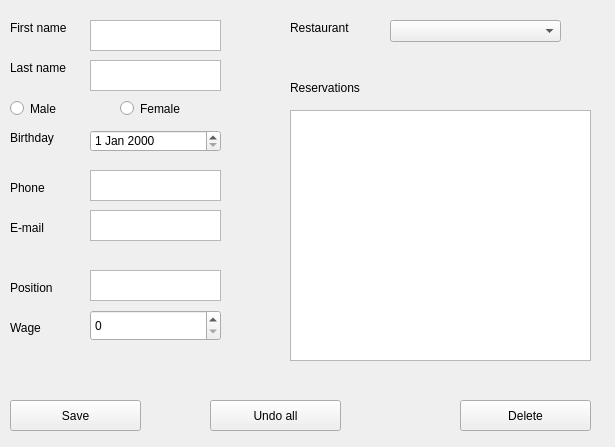
<?xml version="1.0" encoding="UTF-8"?>
<ui version="4.0">
 <class>EmployeeWindow</class>
 <widget class="QMainWindow" name="EmployeeWindow">
  <property name="geometry">
   <rect>
    <x>0</x>
    <y>0</y>
    <width>615</width>
    <height>447</height>
   </rect>
  </property>
  <property name="windowTitle">
   <string>MainWindow</string>
  </property>
  <widget class="QWidget" name="centralwidget">
   <widget class="QLabel" name="label">
    <property name="geometry">
     <rect>
      <x>10</x>
      <y>20</y>
      <width>61</width>
      <height>16</height>
     </rect>
    </property>
    <property name="text">
     <string>First name</string>
    </property>
   </widget>
   <widget class="QLabel" name="label_2">
    <property name="geometry">
     <rect>
      <x>10</x>
      <y>60</y>
      <width>61</width>
      <height>16</height>
     </rect>
    </property>
    <property name="text">
     <string>Last name</string>
    </property>
   </widget>
   <widget class="QRadioButton" name="rbtnM">
    <property name="geometry">
     <rect>
      <x>10</x>
      <y>100</y>
      <width>82</width>
      <height>17</height>
     </rect>
    </property>
    <property name="text">
     <string>Male</string>
    </property>
   </widget>
   <widget class="QRadioButton" name="rbtnF">
    <property name="geometry">
     <rect>
      <x>120</x>
      <y>100</y>
      <width>82</width>
      <height>17</height>
     </rect>
    </property>
    <property name="text">
     <string>Female</string>
    </property>
   </widget>
   <widget class="QTextEdit" name="textFN">
    <property name="geometry">
     <rect>
      <x>90</x>
      <y>20</y>
      <width>131</width>
      <height>31</height>
     </rect>
    </property>
   </widget>
   <widget class="QTextEdit" name="textLN">
    <property name="geometry">
     <rect>
      <x>90</x>
      <y>60</y>
      <width>131</width>
      <height>31</height>
     </rect>
    </property>
   </widget>
   <widget class="QDateEdit" name="dateEdit">
    <property name="geometry">
     <rect>
      <x>90</x>
      <y>130</y>
      <width>131</width>
      <height>22</height>
     </rect>
    </property>
   </widget>
   <widget class="QLabel" name="label_3">
    <property name="geometry">
     <rect>
      <x>10</x>
      <y>130</y>
      <width>61</width>
      <height>16</height>
     </rect>
    </property>
    <property name="text">
     <string>Birthday</string>
    </property>
   </widget>
   <widget class="QLabel" name="label_4">
    <property name="geometry">
     <rect>
      <x>10</x>
      <y>180</y>
      <width>61</width>
      <height>16</height>
     </rect>
    </property>
    <property name="text">
     <string>Phone</string>
    </property>
   </widget>
   <widget class="QLabel" name="label_5">
    <property name="geometry">
     <rect>
      <x>10</x>
      <y>220</y>
      <width>61</width>
      <height>16</height>
     </rect>
    </property>
    <property name="text">
     <string>E-mail</string>
    </property>
   </widget>
   <widget class="QTextEdit" name="textPhone">
    <property name="geometry">
     <rect>
      <x>90</x>
      <y>170</y>
      <width>131</width>
      <height>31</height>
     </rect>
    </property>
   </widget>
   <widget class="QTextEdit" name="textEmail">
    <property name="geometry">
     <rect>
      <x>90</x>
      <y>210</y>
      <width>131</width>
      <height>31</height>
     </rect>
    </property>
   </widget>
   <widget class="QTextEdit" name="textPosition">
    <property name="geometry">
     <rect>
      <x>90</x>
      <y>270</y>
      <width>131</width>
      <height>31</height>
     </rect>
    </property>
   </widget>
   <widget class="QLabel" name="label_6">
    <property name="geometry">
     <rect>
      <x>10</x>
      <y>280</y>
      <width>61</width>
      <height>16</height>
     </rect>
    </property>
    <property name="text">
     <string>Position</string>
    </property>
   </widget>
   <widget class="QLabel" name="label_7">
    <property name="geometry">
     <rect>
      <x>10</x>
      <y>320</y>
      <width>61</width>
      <height>16</height>
     </rect>
    </property>
    <property name="text">
     <string>Wage</string>
    </property>
   </widget>
   <widget class="QPushButton" name="butSave">
    <property name="geometry">
     <rect>
      <x>10</x>
      <y>400</y>
      <width>131</width>
      <height>31</height>
     </rect>
    </property>
    <property name="text">
     <string>Save</string>
    </property>
   </widget>
   <widget class="QPushButton" name="butUndo">
    <property name="geometry">
     <rect>
      <x>210</x>
      <y>400</y>
      <width>131</width>
      <height>31</height>
     </rect>
    </property>
    <property name="text">
     <string>Undo all</string>
    </property>
   </widget>
   <widget class="QPushButton" name="butDel">
    <property name="geometry">
     <rect>
      <x>460</x>
      <y>400</y>
      <width>131</width>
      <height>31</height>
     </rect>
    </property>
    <property name="text">
     <string>Delete</string>
    </property>
   </widget>
   <widget class="QSpinBox" name="sboxWage">
    <property name="geometry">
     <rect>
      <x>90</x>
      <y>310</y>
      <width>131</width>
      <height>31</height>
     </rect>
    </property>
   </widget>
   <widget class="QLabel" name="label_8">
    <property name="geometry">
     <rect>
      <x>290</x>
      <y>20</y>
      <width>61</width>
      <height>16</height>
     </rect>
    </property>
    <property name="text">
     <string>Restaurant</string>
    </property>
   </widget>
   <widget class="QComboBox" name="cboxRest">
    <property name="geometry">
     <rect>
      <x>390</x>
      <y>20</y>
      <width>171</width>
      <height>22</height>
     </rect>
    </property>
   </widget>
   <widget class="QTableWidget" name="tableReserv">
    <property name="geometry">
     <rect>
      <x>290</x>
      <y>110</y>
      <width>301</width>
      <height>251</height>
     </rect>
    </property>
   </widget>
   <widget class="QLabel" name="label_9">
    <property name="geometry">
     <rect>
      <x>290</x>
      <y>80</y>
      <width>91</width>
      <height>16</height>
     </rect>
    </property>
    <property name="text">
     <string>Reservations</string>
    </property>
   </widget>
  </widget>
 </widget>
 <resources/>
 <connections/>
</ui>
